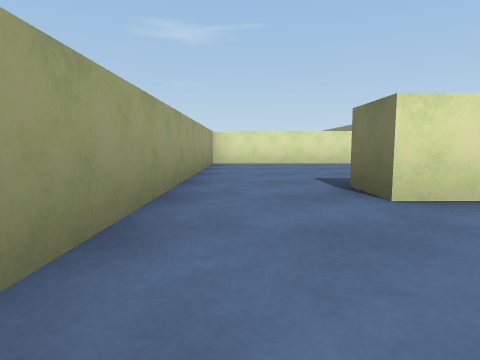
[1] (above)

24 first-person views from a walk through a Unity game level. The camera is 0.45 m above the floor, tilts 6° down and sees 75° across. The floor is counted in squares, 1 m on a side. Each view is taken from the middle of a square. On the plan, view 1 faces up. The plan holds only what a view shows up to about 9 squares ahead; the rest is blank. The place goes on beyond the plan. The player is left out.

[2]
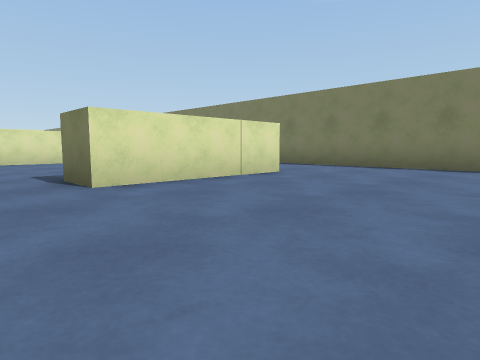

[3]
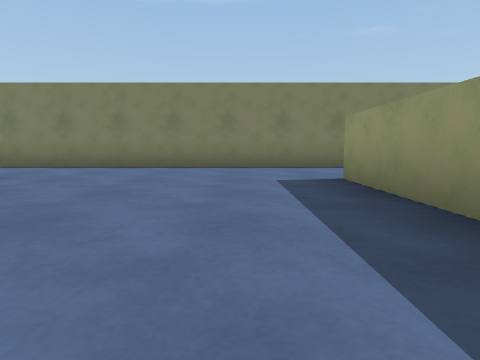

[4]
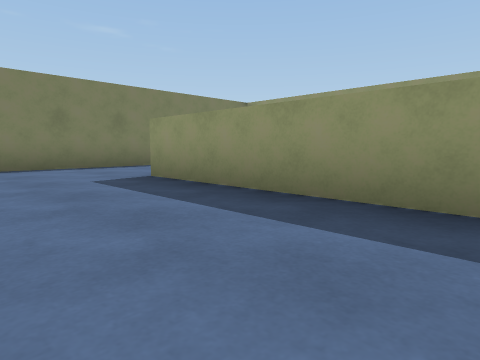

[5]
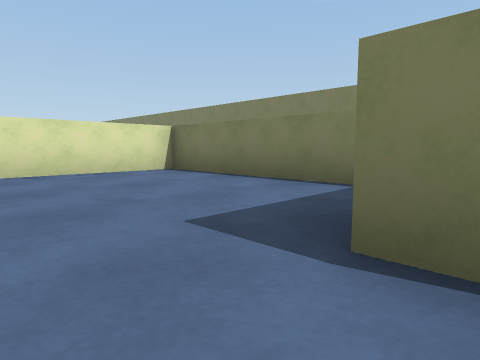

[6]
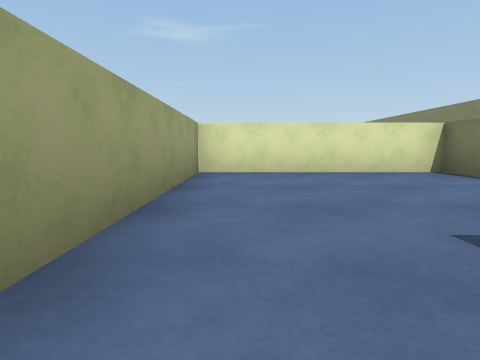

[7]
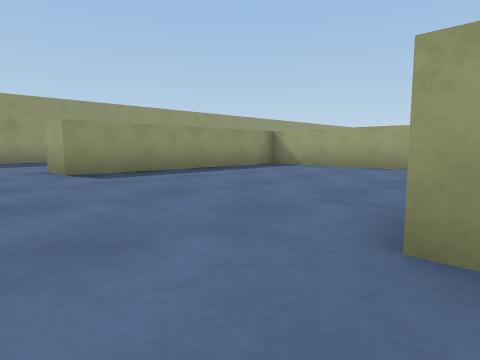

[8]
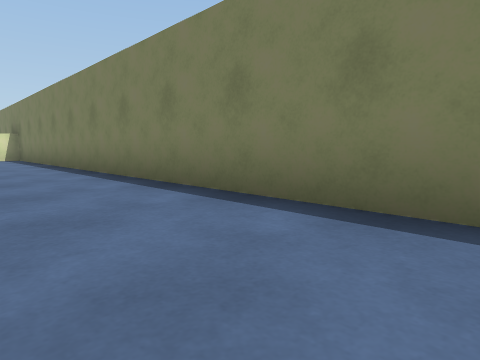

[9]
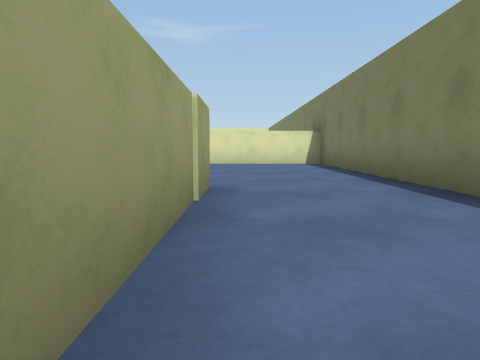

[10]
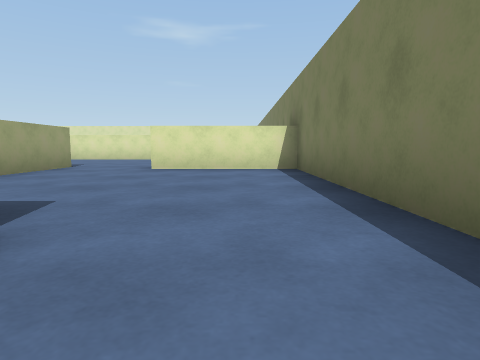

[11]
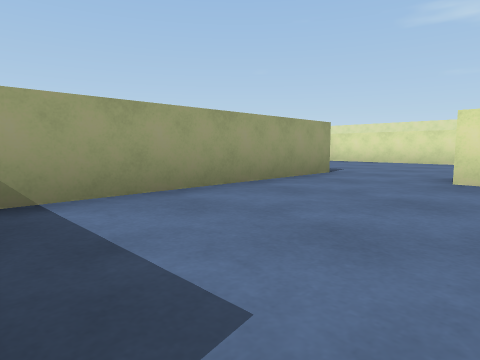

[12]
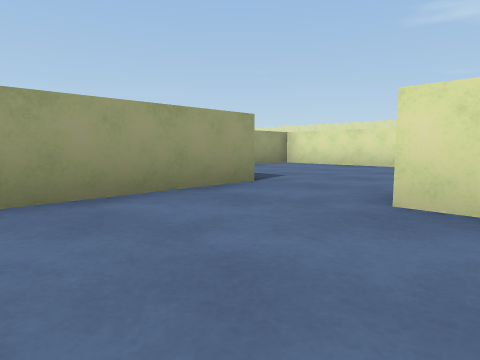

[13]
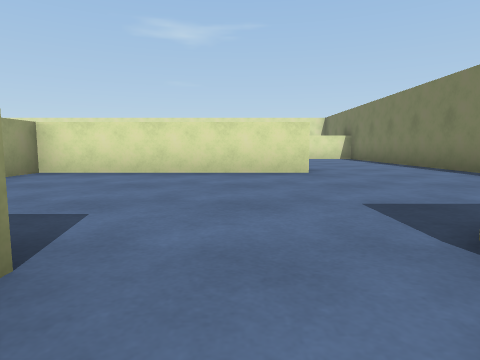

[14]
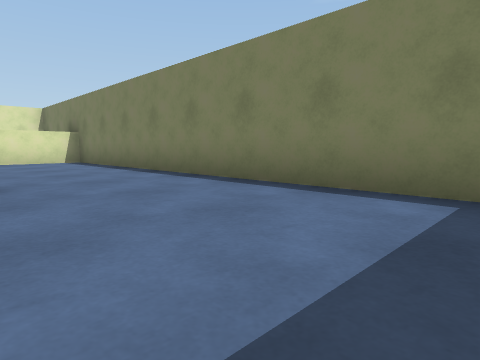

[15]
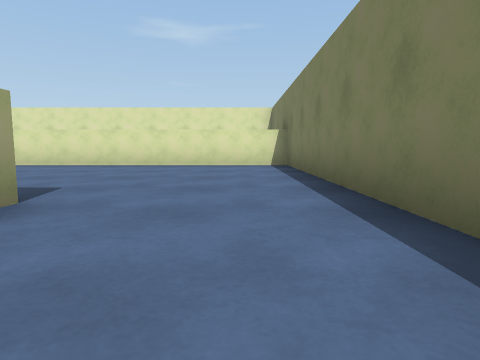

[16]
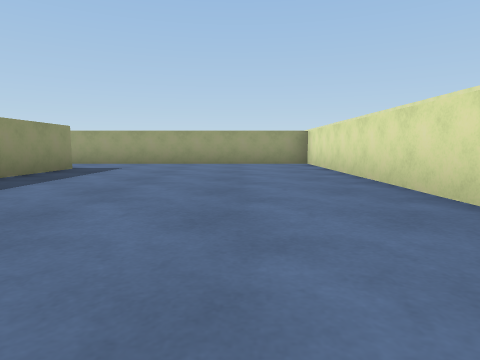

[17]
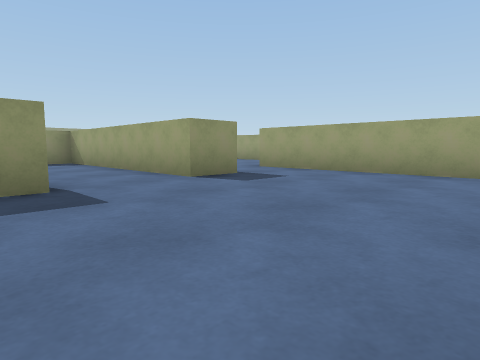

[18]
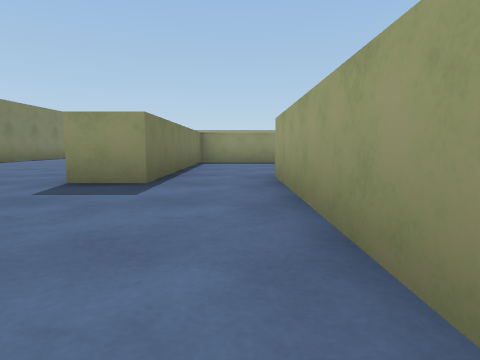

[19]
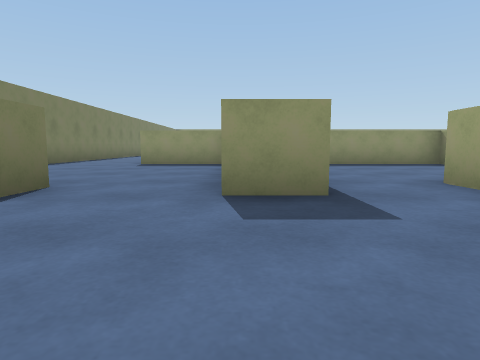

[20]
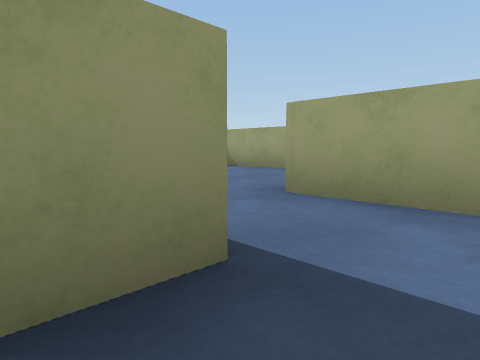

[21]
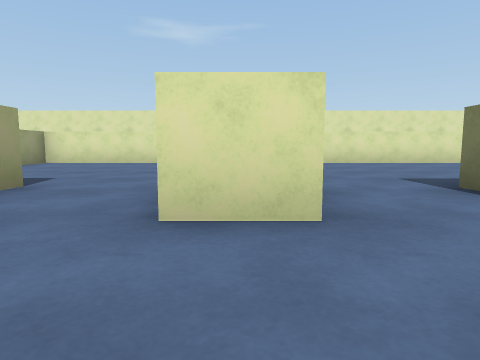

[22]
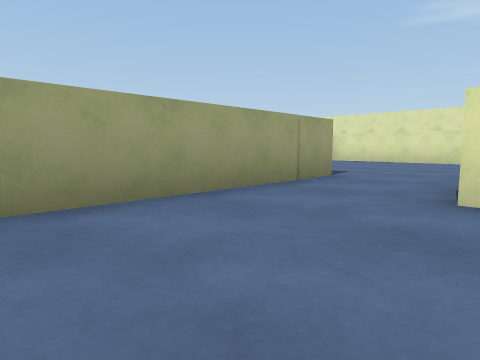

[23]
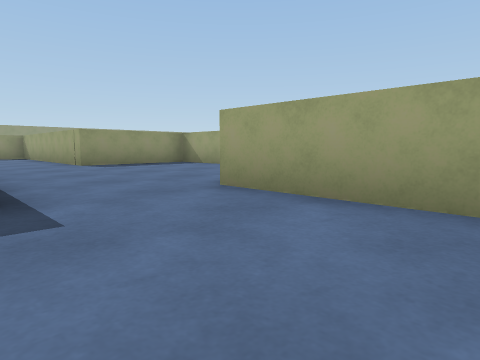

[24]
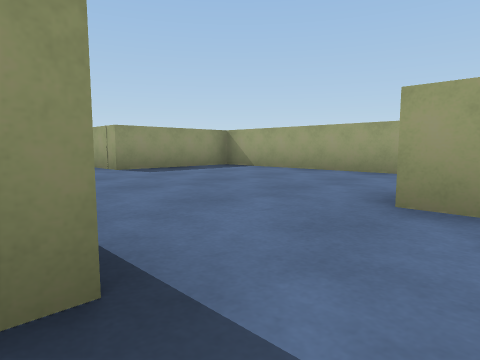

### Floor plan
Key: @ floor where view 1 was taken; # wall or solid block; . floor.
Columns run from 10 left of view 1 to 7 right of it. Each row starts with its distance up from view 1.
 26 ##################
 25 #.... #..........#
 24  .....#..........#
 23   ....#..........#
 22   ....#..........#
 21    ...#..........#
 20    #..#..######..#
 19    #..#..#.......#
 18    #.... #.......#
 17    #...  #.......#
 16    #...  #.......#
 15   ....#  #.##..###
 14 #.....   #.##....#
 13 #.....  ...##....#
 12 #.....#....##....#
 11 #.....#....##....#
 10 ####..#....##....#
  9    #..#########..#
  8    #..   #....#..#
  7          #....#..#
  6          #....#..#
  5          #....#..#
  4          #....#..#
  3          #..###..#
  2          #.......#
  1          #.......#
  0          #@......#
 -1          #.......#
 -2          #.......#
 -3          ######..#
 -4               .. #
 -5               ..
 -6               ..
 -7               ..
 -8               ##

Where each view was taken, in squares from view 1:
view 1: 0 up, 0 right, facing up
view 2: 1 down, 0 right, facing up-right
view 3: 1 down, 0 right, facing right
view 4: 0 up, 0 right, facing down-right
view 5: 3 up, 0 right, facing up-right
view 6: 3 up, 0 right, facing up
view 7: 3 up, 6 right, facing down-left
view 8: 2 up, 5 right, facing up-right
view 9: 6 up, 5 right, facing up
view 10: 8 up, 6 right, facing up
view 11: 10 up, 5 right, facing up-left
view 12: 12 up, 5 right, facing up-left
view 13: 14 up, 3 right, facing up
view 14: 16 up, 4 right, facing up-right
view 15: 18 up, 6 right, facing up
view 16: 24 up, 5 right, facing left
view 17: 19 up, 5 right, facing down-left
view 18: 19 up, 0 right, facing down
view 19: 18 up, 2 right, facing down
view 20: 16 up, 2 right, facing down-left
view 21: 17 up, 4 left, facing up
view 22: 16 up, 4 left, facing up-left
view 23: 18 up, 4 left, facing down-left
view 24: 16 up, 4 left, facing down-left
